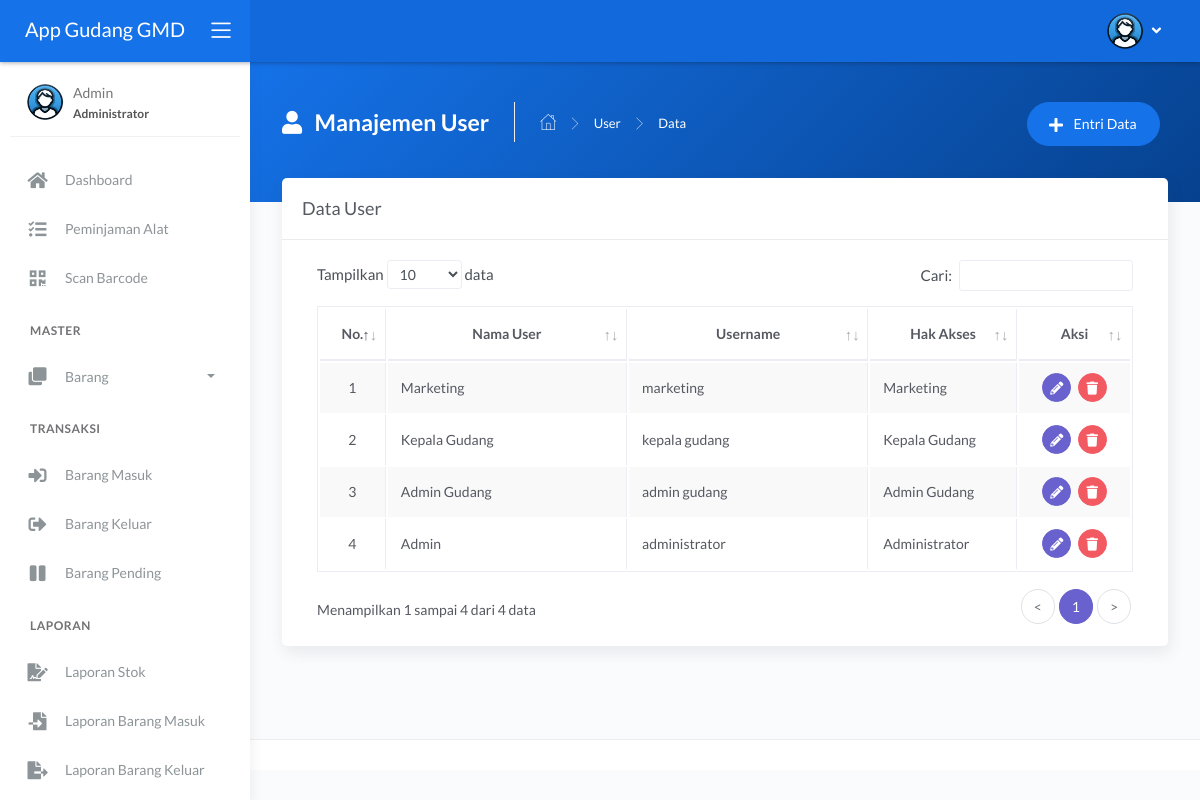
The page /main.php?module=user (signed in) on the database its author committed.
### tables this page shows
CREATE TABLE `tbl_user` (
  `id_user` int NOT NULL,
  `nama_user` varchar(30) NOT NULL,
  `username` varchar(30) NOT NULL,
  `password` varchar(255) NOT NULL,
  `hak_akses` enum('Administrator','Admin Gudang','Kepala Gudang','Marketing') NOT NULL
);

### modules/user/tampil_data.php (the view, shortened to what this page needs)
<?php
if (basename($_SERVER['PHP_SELF']) === basename(__FILE__)) {
  header('location: 404.html');
}
else {
?>
  <div class="panel-header bg-primary-gradient">
    <div class="page-inner py-45">
      <div class="d-flex align-items-left align-items-md-top flex-column flex-md-row">
        <div class="page-header text-white">
          <h4 class="page-title text-white"><i class="fas fa-user mr-2"></i> Manajemen User</h4>
          <ul class="breadcrumbs">
            <li class="nav-home"><a href="?module=dashboard"><i class="flaticon-home text-white"></i></a></li>
            <li class="separator"><i class="flaticon-right-arrow"></i></li>
            <li class="nav-item"><a href="?module=user" class="text-white">User</a></li>
            <li class="separator"><i class="flaticon-right-arrow"></i></li>
            <li class="nav-item"><a>Data</a></li>
          </ul>
        </div>
        <div class="ml-md-auto py-2 py-md-0">
          <a href="?module=form_entri_user" class="btn btn-primary btn-round mr-2">
            <span class="btn-label"><i class="fa fa-plus mr-2"></i></span> Entri Data
          </a>
        </div>
      </div>
    </div>
  </div>
  <div class="page-inner mt--5">
    <div class="card">
      <div class="card-header">
        <div class="card-title">Data User</div>
      </div>
      <div class="card-body">
        <div class="table-responsive">
          <table id="basic-datatables" class="display table table-bordered table-striped table-hover">
            <thead>
              <tr>
                <th class="text-center">No.</th>
                <th class="text-center">Nama User</th>
                <th class="text-center">Username</th>
                <th class="text-center">Hak Akses</th>
                <th class="text-center">Aksi</th>
              </tr>
            </thead>
            <tbody>
              <?php
              $no = 1;
              $query = mysqli_query($mysqli, "SELECT id_user, nama_user, username, hak_akses FROM tbl_user ORDER BY id_user DESC")
                                              or die('Ada kesalahan pada query tampil data : ' . mysqli_error($mysqli));
              while ($data = mysqli_fetch_assoc($query)) { ?>
                <tr>
                  <td width="30" class="text-center"><?php echo $no++; ?></td>
                  <td width="180"><?php echo $data['nama_user']; ?></td>
                  <td width="180"><?php echo $data['username']; ?></td>
                  <td width="100"><?php echo $data['hak_akses']; ?></td>
                  <td width="70" class="text-center">
                    <div>
                      <a href="?module=form_ubah_user&id=<?php echo $data['id_user']; ?>" class="btn btn-icon btn-round btn-secondary btn-sm mr-md-1" data-toggle="tooltip" data-placement="top" title="Ubah">
                        <i class="fas fa-pencil-alt fa-sm"></i>
                      </a>
                      <a href="modules/user/proses_hapus.php?id=<?php echo $data['id_user']; ?>" onclick="return confirm('Anda yakin ingin menghapus data user dengan username <?php echo $data['username']; ?>?')" class="btn btn-icon btn-round btn-danger btn-sm" data-toggle="tooltip" data-placement="top" title="Hapus">
                        <i class="fas fa-trash fa-sm"></i>
                      </a>
                    </div>
                  </td>
                </tr>
              <?php } ?>
            </tbody>
          </table>
        </div>
      </div>
    </div>
  </div>
<?php } ?>

### rows shown on the page
tbl_user: nama_user "Marketing", username "marketing", hak_akses "Marketing"
tbl_user: nama_user "Kepala Gudang", username "kepala gudang", hak_akses "Kepala Gudang"
tbl_user: nama_user "Admin Gudang", username "admin gudang", hak_akses "Admin Gudang"
tbl_user: nama_user "Admin", username "administrator", hak_akses "Administrator"

### other values the page prints
$_SESSION['nama_user'] "Admin"
$_SESSION['hak_akses'] "Administrator"
$menu['title'] "Dashboard"
$menu['title'] "Peminjaman Alat"
$menu['title'] "Scan Barcode"
$menu['header'] "MASTER"
$menu['title'] "Barang"
$menu['header'] "TRANSAKSI"
$menu['title'] "Barang Masuk"
$menu['title'] "Barang Keluar"
$menu['title'] "Barang Pending"
$menu['header'] "LAPORAN"
$menu['title'] "Laporan Stok"
$menu['title'] "Laporan Barang Masuk"
$menu['title'] "Laporan Barang Keluar"
